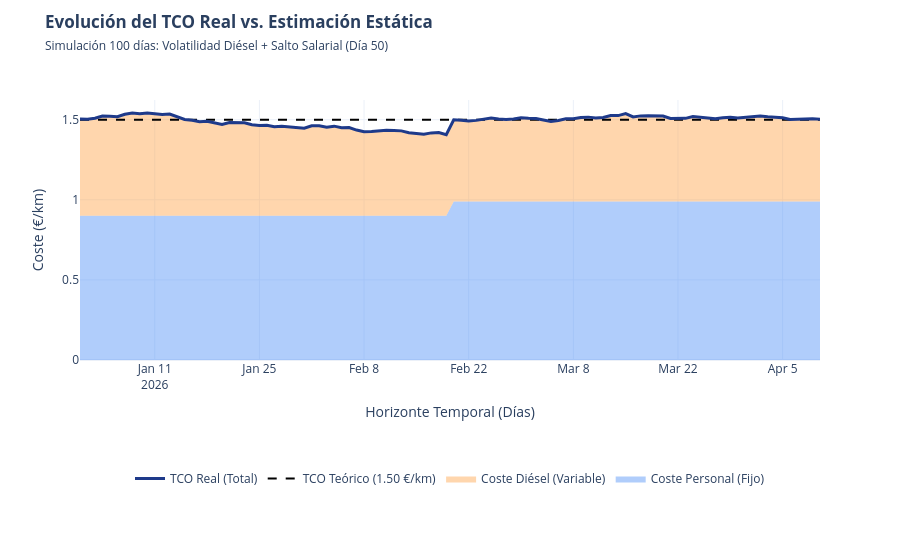

Notebook cell for this chart:
### Markdown cell above
# Simulación de Volatilidad TCO (100 Días)
### Análisis de Sensibilidad: Diésel y Escasez de Choferes

Este notebook demuestra cómo un modelo de TCO estático (1.50 €/km) es vulnerable ante la realidad del mercado. 
Modelizamos los costes desacoplando los componentes **Fijos** (Personal/Amortización) y **Variables** (Diésel/Neumáticos).

### Code cell
import numpy as np
import pandas as pd
import plotly.graph_objects as go
from datetime import datetime, timedelta

# 1. Configuración de Parámetros Base (Situación Ideal)
DIAS = 100
BASE_TCO = 1.50  # €/km
KM_DIARIOS_PROMEDIO = 450 

# Desglose TCO Real (Estimación sectorial)
COSTE_FIJO_KM = 0.90  # Personal, Seguros, Amortización, Mantenimiento preventivo
COSTE_VARIABLE_KM = 0.60 # Diésel (aprox 40% del total)

np.random.seed(42) # Reproducibilidad

# 2. Simulación de Volatilidad
# El diésel sigue un camino aleatorio (Random Walk) con volatilidad diaria del 1.5%
volatilidad_diesel = np.exp(np.cumsum(np.random.normal(0, 0.015, DIAS)))
diesel_evolucion = COSTE_VARIABLE_KM * volatilidad_diesel

# Los costes salariales son más rígidos pero pueden sufrir saltos (Shock de mercado)
# Simulamos un incremento del 10% en el día 50 debido a renegociación de convenios/escasez
personal_evolucion = np.full(DIAS, COSTE_FIJO_KM)
personal_evolucion[50:] *= 1.10 

# 3. Cálculo de TCO Real Diario
tco_real = personal_evolucion + diesel_evolucion

# 4. Generación de DataFrame para Visualización
fechas = [datetime(2026, 1, 1) + timedelta(days=i) for i in range(DIAS)]
df = pd.DataFrame({
    'Fecha': fechas,
    'TCO_Estatico': BASE_TCO,
    'TCO_Real': tco_real,
    'Componente_Personal': personal_evolucion,
    'Componente_Diesel': diesel_evolucion
})

# 5. Visualización Mejorada con Plotly (Áreas Apiladas)
fig = go.Figure()

# Componente Personal (Base acumulada)
fig.add_trace(go.Scatter(
    x=df['Fecha'], y=df['Componente_Personal'],
    name='Coste Personal (Fijo)',
    stackgroup='one', 
    line=dict(width=0), 
    fillcolor='rgba(59, 130, 246, 0.4)'
))

# Componente Diésel (Sobre el personal)
fig.add_trace(go.Scatter(
    x=df['Fecha'], y=df['Componente_Diesel'],
    name='Coste Diésel (Variable)',
    stackgroup='one', 
    line=dict(width=0),
    fillcolor='rgba(255, 153, 51, 0.4)'
))

# Línea de Referencia (Estática)
fig.add_trace(go.Scatter(
    x=df['Fecha'], y=df['TCO_Estatico'],
    name='TCO Teórico (1.50 €/km)',
    mode='lines',
    line=dict(color='black', width=2, dash='dash')
))

# TCO Real Combinado (Línea de contorno)
fig.add_trace(go.Scatter(
    x=df['Fecha'], y=df['TCO_Real'],
    name='TCO Real (Total)',
    mode='lines',
    line=dict(color='#1e3a8a', width=3)
))

fig.update_layout(
    title=dict(
        text='<b>Evolución del TCO Real vs. Estimación Estática</b><br><span style="font-size:12px">Simulación 100 días: Volatilidad Diésel + Salto Salarial (Día 50)</span>',
        x=0.05,
        y=0.95
    ),
    xaxis_title='Horizonte Temporal (Días)',
    yaxis_title='Coste (€/km)',
    template='plotly_white',
    legend=dict(
        orientation="h",
        yanchor="top", # Cambiamos anclaje para controlar mejor la distancia
        y=-0.4, # Bajamos más la leyenda
        xanchor="center",
        x=0.5
    ),
    hovermode="x unified",
    margin=dict(t=100, b=200) # Más margen inferior para separar el eje X de la leyenda
)

fig.show()
